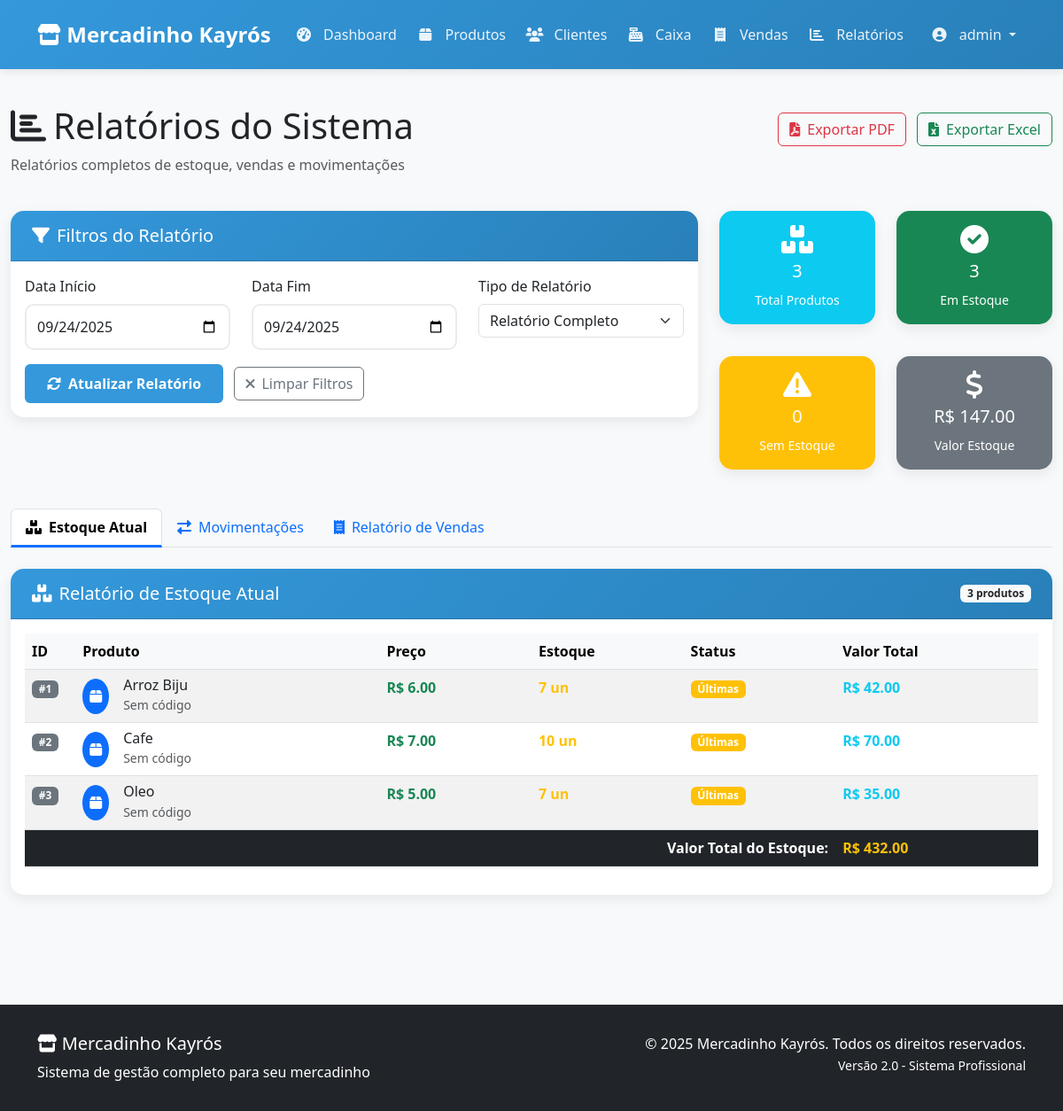
/relatorios (signed in), run on an earlier commit of the app's database.
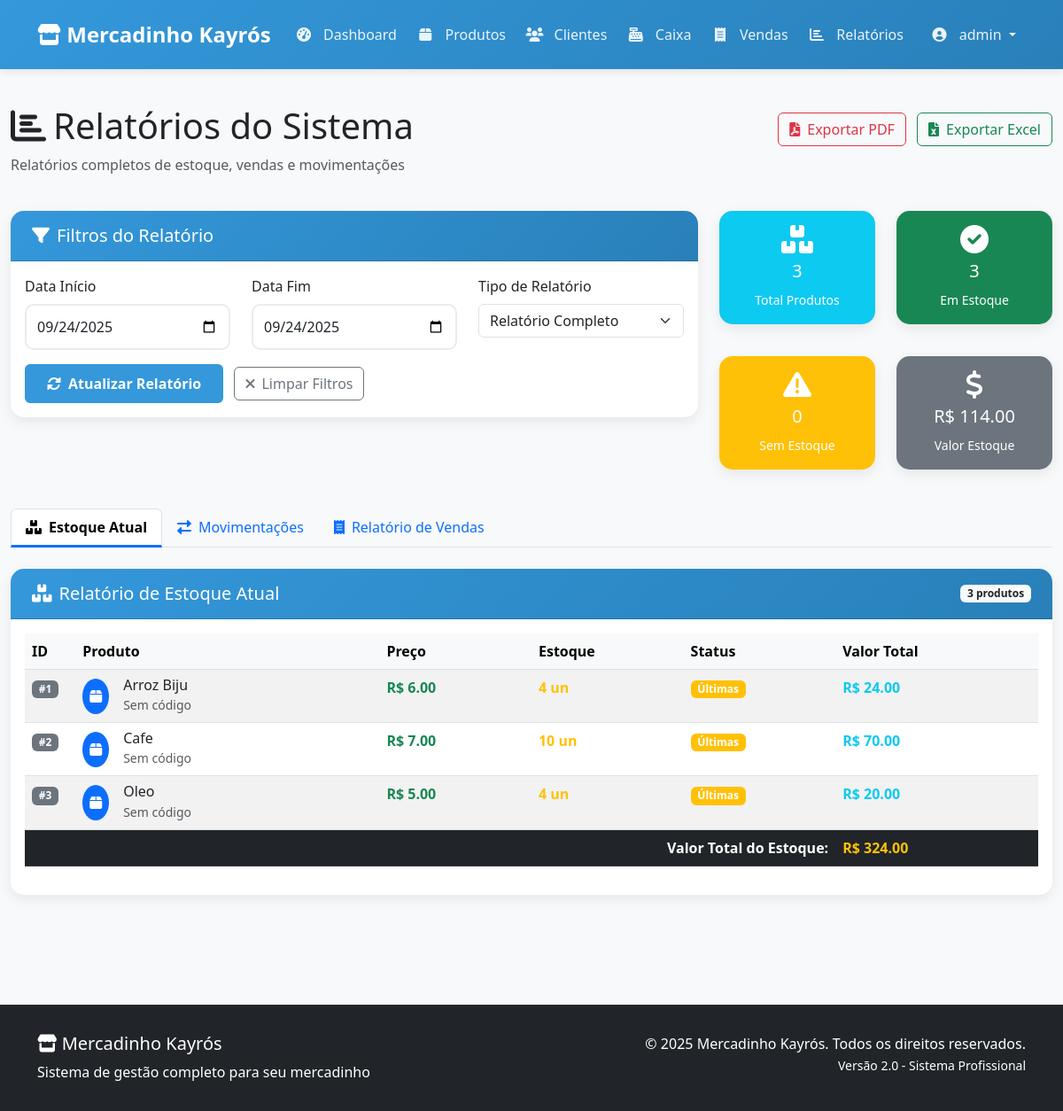
And on a later commit of the database.
### tables this page shows
CREATE TABLE usuarios (
            id INTEGER PRIMARY KEY AUTOINCREMENT,
            username TEXT NOT NULL UNIQUE CHECK(length(username) >= 3),
            password_hash TEXT NOT NULL,
            data_criacao TEXT DEFAULT CURRENT_TIMESTAMP
        );

CREATE TABLE produtos (
            id INTEGER PRIMARY KEY AUTOINCREMENT, 
            nome TEXT NOT NULL, 
            preco REAL NOT NULL CHECK(preco > 0),
            quantidade INTEGER NOT NULL CHECK(quantidade >= 0), 
            codigo_barras TEXT UNIQUE,
            data_criacao TEXT DEFAULT CURRENT_TIMESTAMP,
            data_atualizacao TEXT DEFAULT CURRENT_TIMESTAMP
        );

### Minha_loja_web/app.py (the view)
@app.route('/relatorios')
@login_required
def relatorios():
    try:
        relatorio_estoque = db.get_relatorio_estoque()
        relatorio_movimentacao = db.get_relatorio_movimentacao_estoque()
        estatisticas = db.get_estatisticas_gerais()
        return render_template('relatorios.html',
                             estoque=relatorio_estoque,
                             movimentacoes=relatorio_movimentacao,
                             estatisticas=estatisticas)
    except Exception as e:
        flash('Erro ao carregar relatórios.', 'danger')
        return render_template('relatorios.html', estoque=[], movimentacoes=[], estatisticas={})

### Minha_loja_web/templates/relatorios.html (shortened to what this page needs)
{% extends "base.html" %}
{% block content %}
<div class="container-fluid py-4">
    <div class="row mb-4">
        <div class="col-12">
            <div class="d-flex justify-content-between align-items-center">
                <h1><i class="fas fa-chart-bar me-2"></i>Relatórios do Sistema</h1>
                <div>
                    <button class="btn btn-outline-danger me-2" id="btn-exportar-pdf">
                        <i class="fas fa-file-pdf me-2"></i>Exportar PDF
                    </button>
                    <button class="btn btn-outline-success" id="btn-exportar-excel">
                        <i class="fas fa-file-excel me-2"></i>Exportar Excel
                    </button>
                </div>
            </div>
            <p class="text-muted">Relatórios completos de estoque, vendas e movimentações</p>
        </div>
    </div>
    <div class="row mb-4">
        <div class="col-md-8">
            <div class="card">
                <div class="card-header bg-primary text-white">
                    <h5 class="mb-0"><i class="fas fa-filter me-2"></i>Filtros do Relatório</h5>
                </div>
                <div class="card-body">
                    <div class="row">
                        <div class="col-md-4">
                            <label for="data-inicio" class="form-label">Data Início</label>
                            <input type="date" class="form-control" id="data-inicio" value="{{ hoje }}">
                        </div>
                        <div class="col-md-4">
                            <label for="data-fim" class="form-label">Data Fim</label>
                            <input type="date" class="form-control" id="data-fim" value="{{ hoje }}">
                        </div>
                        <div class="col-md-4">
                            <label for="tipo-relatorio" class="form-label">Tipo de Relatório</label>
                            <select class="form-select" id="tipo-relatorio">
                                <option value="completo">Relatório Completo</option>
                            </select>
                        </div>
                    </div>
                    <div class="row mt-3">
                        <div class="col-12">
                            <button class="btn btn-primary me-2" id="btn-gerar-relatorio">
                                <i class="fas fa-sync-alt me-2"></i>Atualizar Relatório
                            </button>
                            <button class="btn btn-outline-secondary" id="btn-limpar-filtros">
                                <i class="fas fa-times me-2"></i>Limpar Filtros
                            </button>
                        </div>
                    </div>
                </div>
            </div>
        </div>
        <div class="col-md-4">
            <div class="row">
                <div class="col-6 mb-3">
                    <div class="card bg-info text-white">
                        <div class="card-body text-center py-3">
                            <i class="fas fa-boxes fa-2x mb-2"></i>
                            <h5>{{ estatisticas.total_produtos or 0 }}</h5>
                            <small>Total Produtos</small>
                        </div>
                    </div>
                </div>
                <div class="col-6 mb-3">
                    <div class="card bg-success text-white">
                        <div class="card-body text-center py-3">
                            <i class="fas fa-check-circle fa-2x mb-2"></i>
                            <h5>{{ estatisticas.produtos_estoque or 0 }}</h5>
                            <small>Em Estoque</small>
                        </div>
                    </div>
                </div>
                <div class="col-6">
                    <div class="card bg-warning text-white">
                        <div class="card-body text-center py-3">
                            <i class="fas fa-exclamation-triangle fa-2x mb-2"></i>
                            <h5>{{ estatisticas.produtos_sem_estoque or 0 }}</h5>
                            <small>Sem Estoque</small>
                        </div>
                    </div>
                </div>
                <div class="col-6">
                    <div class="card bg-secondary text-white">
                        <div class="card-body text-center py-3">
                            <i class="fas fa-dollar-sign fa-2x mb-2"></i>
                            <h5>R$ {{ "%.2f"|format(estatisticas.valor_estoque or 0) }}</h5>
                            <small>Valor Estoque</small>
                        </div>
                    </div>
                </div>
            </div>
        </div>
    </div>
    <ul class="nav nav-tabs mb-4" id="relatoriosTabs" role="tablist">
        <li class="nav-item" role="presentation">
            <button class="nav-link active" id="estoque-tab" data-bs-toggle="tab" data-bs-target="#estoque" type="button" role="tab">
                <i class="fas fa-boxes me-2"></i>Estoque Atual
            </button>
        </li>
        <li class="nav-item" role="presentation">
            <button class="nav-link" id="movimentacoes-tab" data-bs-toggle="tab" data-bs-target="#movimentacoes" type="button" role="tab">
                <i class="fas fa-exchange-alt me-2"></i>Movimentações
            </button>
        </li>
        <li class="nav-item" role="presentation">
            <button class="nav-link" id="vendas-tab" data-bs-toggle="tab" data-bs-target="#vendas" type="button" role="tab">
                <i class="fas fa-receipt me-2"></i>Relatório de Vendas
            </button>
        </li>
    </ul>
    <div class="tab-content" id="relatoriosContent">
        <div class="tab-pane fade show active" id="estoque" role="tabpanel">
            <div class="card">
                <div class="card-header bg-success text-white d-flex justify-content-between align-items-center">
                    <h5 class="mb-0"><i class="fas fa-boxes me-2"></i>Relatório de Estoque Atual</h5>
                    <span class="badge bg-light text-dark">{{ estoque|length }} produtos</span>
                </div>
                <div class="card-body">
                    {% if estoque %}
                    <div class="table-responsive">
                        <table class="table table-hover table-striped" id="tabela-estoque">
                            <thead class="table-light">
                                <tr>
                                    <th width="5%">ID</th>
                                    <th width="30%">Produto</th>
                                    <th width="15%">Preço</th>
                                    <th width="15%">Estoque</th>
                                    <th width="15%">Status</th>
                                    <th width="20%">Valor Total</th>
                                </tr>
                            </thead>
                            <tbody>
                                {% for produto in estoque %}
                                <tr>
                                    <td><span class="badge bg-secondary">#{{ produto.id }}</span></td>
                                    <td>
                                        <div class="d-flex align-items-center">
                                            <div class="bg-primary rounded-circle text-white p-2 me-3">
                                                <i class="fas fa-box"></i>
                                            </div>
                                            <div>
                                                <h6 class="mb-0">{{ produto.nome }}</h6>
                                                <small class="text-muted">{{ produto.codigo_barras or 'Sem código' }}</small>
                                            </div>
                                        </div>
                                    </td>
                                    <td class="fw-bold text-success">R$ {{ "%.2f"|format(produto.preco) }}</td>
                                    <td>
                                        <span class="fw-bold {% if produto.quantidade > 10 %}text-success{% elif produto.quantidade > 0 %}text-warning{% else %}text-danger{% endif %}">
                                            {{ produto.quantidade }} un
                                        </span>
                                    </td>
                                    <td>
                                        {% if produto.quantidade > 10 %}
                                        <span class="badge bg-success">Disponível</span>
                                        {% elif produto.quantidade > 0 %}
                                        <span class="badge bg-warning">Últimas</span>
                                        {% else %}
                                        <span class="badge bg-danger">Esgotado</span>
                                        {% endif %}
                                    </td>
                                    <td class="fw-bold text-info">R$ {{ "%.2f"|format(produto.preco * produto.quantidade) }}</td>
                                </tr>
                                {% endfor %}
                            </tbody>
                            <tfoot class="table-dark">
                                <tr>
                                    <td colspan="5" class="text-end"><strong>Valor Total do Estoque:</strong></td>
                                    <td class="fw-bold text-warning">
                                        R$ {{ "%.2f"|format(estoque|sum(attribute='preco') * estoque|sum(attribute='quantidade')) }}
                                    </td>
                                </tr>
                            </tfoot>
                        </table>
                    </div>
                    {% else %}
                    <div class="text-center py-5">
                        <i class="fas fa-box-open fa-4x text-muted mb-3"></i>
                        <h4 class="text-muted">Nenhum produto cadastrado</h4>
                        <p class="text-muted">Não há produtos para exibir no relatório de estoque.</p>
                    </div>
                    {% endif %}
                </div>
            </div>
        </div>
    </div>
</div>
{% endblock %}

### Minha_loja_web/templates/base.html (shortened to what this page needs)
<!DOCTYPE html>
<html lang="pt-br">
<head>
    <link href="https://cdn.jsdelivr.net/npm/bootstrap@5.3.0/dist/css/bootstrap.min.css" rel="stylesheet">
    <link href="https://cdnjs.cloudflare.com/ajax/libs/font-awesome/6.0.0/css/all.min.css" rel="stylesheet">
</head>
<body>
    <nav class="navbar navbar-expand-lg navbar-dark">
        <div class="container">
            <a class="navbar-brand" href="{{ url_for('dashboard') }}">
                <i class="fas fa-store"></i> Mercadinho Kayrós
            </a>
            <div class="collapse navbar-collapse" id="navbarNav">
                <ul class="navbar-nav me-auto">
                    <li class="nav-item">
                        <a class="nav-link" href="{{ url_for('dashboard') }}">
                            <i class="fas fa-tachometer-alt"></i> Dashboard
                        </a>
                    </li>
                    <li class="nav-item">
                        <a class="nav-link" href="{{ url_for('produtos') }}">
                            <i class="fas fa-box"></i> Produtos
                        </a>
                    </li>
                    <li class="nav-item">
                        <a class="nav-link" href="{{ url_for('clientes') }}">
                            <i class="fas fa-users"></i> Clientes
                        </a>
                    </li>
                    <li class="nav-item">
                        <a class="nav-link" href="{{ url_for('caixa') }}">
                            <i class="fas fa-cash-register"></i> Caixa
                        </a>
                    </li>
                    <li class="nav-item">
                        <a class="nav-link" href="{{ url_for('vendas') }}">
                            <i class="fas fa-receipt"></i> Vendas
                        </a>
                    </li>
                    <li class="nav-item">
                        <a class="nav-link" href="{{ url_for('relatorios') }}">
                            <i class="fas fa-chart-bar"></i> Relatórios
                        </a>
                    </li>
                </ul>
                <ul class="navbar-nav">
                    {% if current_user.is_authenticated %}
                    <li class="nav-item dropdown">
                        <a class="nav-link dropdown-toggle" href="#" id="navbarDropdown" role="button" data-bs-toggle="dropdown">
                            <i class="fas fa-user-circle"></i> {{ current_user.username }}
                        </a>
                    </li>
                    {% else %}
                    <li class="nav-item">
                        <a class="nav-link" href="{{ url_for('login') }}">
                            <i class="fas fa-sign-in-alt"></i> Login
                        </a>
                    </li>
                    {% endif %}
                </ul>
            </div>
        </div>
    </nav>
    <main>
        {% block content %}{% endblock %}
    </main>
    <footer class="bg-dark text-white mt-5">
        <div class="container">
            <div class="row">
                <div class="col-md-6">
                    <h5><i class="fas fa-store"></i> Mercadinho Kayrós</h5>
                    <p class="mb-0">Sistema de gestão completo para seu mercadinho</p>
                </div>
                <div class="col-md-6 text-md-end">
                    <p class="mb-0">&copy; {{ current_year }} Mercadinho Kayrós. Todos os direitos reservados.</p>
                    <small>Versão 2.0 - Sistema Profissional</small>
                </div>
            </div>
        </div>
    </footer>
</body>
</html>

What changed in the data, as far as the page shows it:
changed produtos "Arroz Biju": quantidade "7" → "4"; produto.preco*produto.quantidade "42.00" → "24.00"
changed produtos "Oleo": quantidade "7" → "4"; produto.preco*produto.quantidade "35.00" → "20.00"
Also different on the page:
{{ "%.2f"|format(estatisticas.valor_estoque or 0) }}: "147.00" → "114.00"
text no longer shown: "432.00"
text now shown: "324.00"
